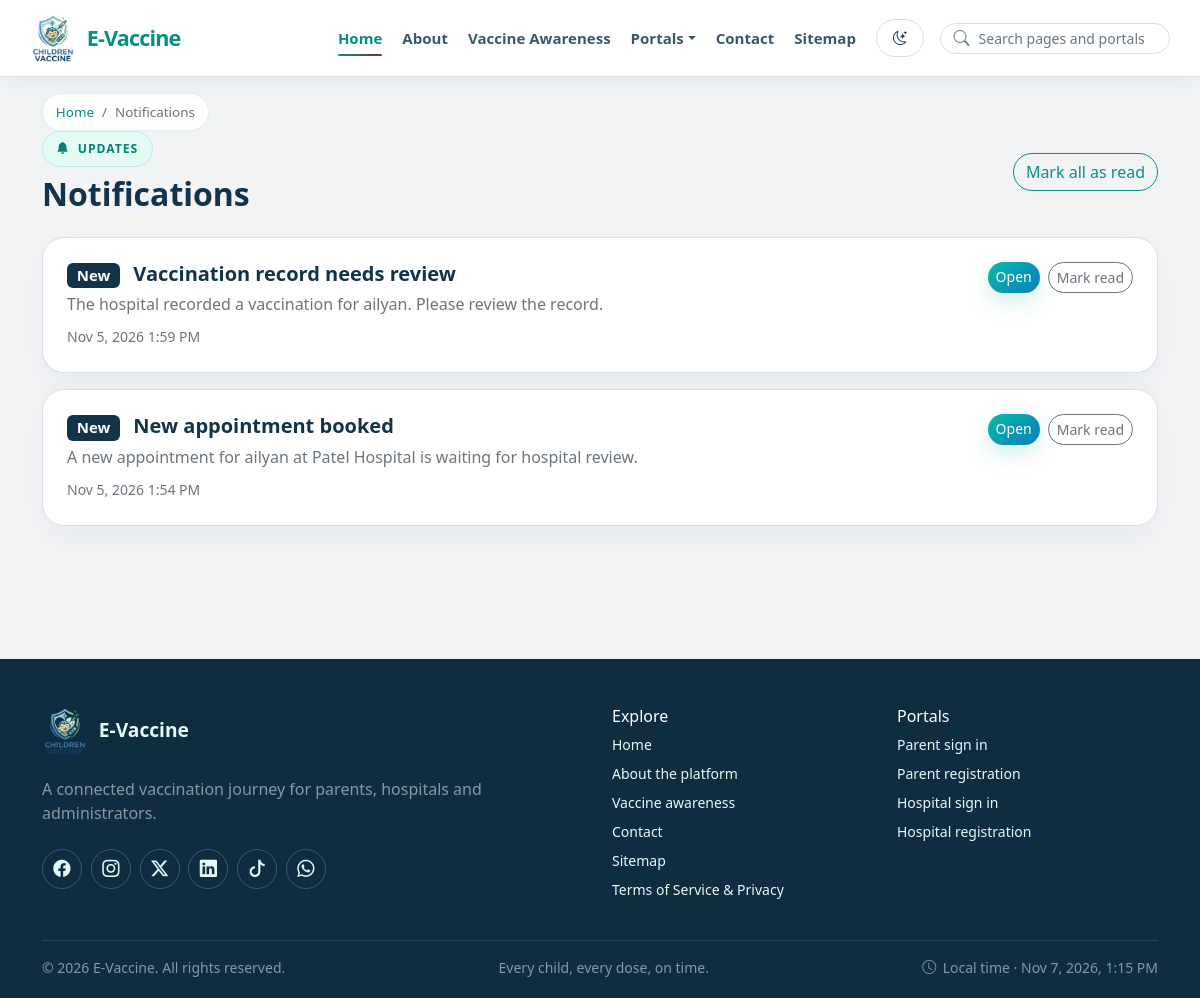
The app's page /notifications.php (signed in) with its own data.
### tables this page shows
CREATE TABLE `notifications` (
  `id` bigint(20) UNSIGNED NOT NULL,
  `recipient_type` enum('parent','hospital','admin') NOT NULL,
  `recipient_id` int(11) NOT NULL,
  `title` varchar(120) NOT NULL,
  `message` varchar(500) NOT NULL,
  `target_url` varchar(255) NOT NULL DEFAULT '',
  `event_key` varchar(190) DEFAULT NULL,
  `created_at` timestamp NOT NULL DEFAULT current_timestamp(),
  `read_at` timestamp NULL DEFAULT NULL
);

### notifications.php (the view, shortened to what this page needs)
<?php
require __DIR__ . '/config.php';
$recipientType = '';
$recipientId = 0;
if (isset($_SESSION['admin'])) {
    $recipientType = 'admin';
} elseif (isset($_SESSION['hospital_id'])) {
    $recipientType = 'hospital';
    $recipientId = (int)$_SESSION['hospital_id'];
} elseif (isset($_SESSION['user_id']['id'])) {
    $recipientType = 'parent';
    $recipientId = (int)$_SESSION['user_id']['id'];
}
$statement = mysqli_prepare(
    $connect,
    'SELECT id, title, message, target_url, created_at, read_at
     FROM notifications
     WHERE recipient_type = ? AND recipient_id = ?
     ORDER BY created_at DESC, id DESC
     LIMIT 100'
);
$notifications = [];
if (!$statement) {
    error_log('E-Vaccine notifications list could not be prepared: ' . mysqli_error($connect));
    $notificationError = 'Notifications are temporarily unavailable.';
} else {
    mysqli_stmt_bind_param($statement, 'si', $recipientType, $recipientId);
    if (mysqli_stmt_execute($statement)) {
        $result = mysqli_stmt_get_result($statement);
        if ($result) {
            while ($row = mysqli_fetch_assoc($result)) {
                $notifications[] = $row;
            }
        } else {
            error_log('E-Vaccine notifications list results could not be read: ' . mysqli_stmt_error($statement));
            $notificationError = 'Notifications are temporarily unavailable.';
        }
    } else {
        error_log('E-Vaccine notifications list query failed: ' . mysqli_stmt_error($statement));
        $notificationError = 'Notifications are temporarily unavailable.';
    }
}
require __DIR__ . '/includes/site-header.php';
$scriptDirectory = str_replace('\\', '/', dirname((string)($_SERVER['SCRIPT_NAME'] ?? '')));
if ($scriptDirectory === '.' || $scriptDirectory === '/') {
    $scriptDirectory = '';
}
$notificationBase = rtrim($scriptDirectory, '/') . '/';
?>
<main class="container section-space">
    <div class="d-flex flex-wrap justify-content-between align-items-center gap-3 mb-4">
        <div>
            <span class="eyebrow mb-2"><i class="bi bi-bell-fill" aria-hidden="true"></i> Updates</span>
            <h1 class="h2 fw-bold mb-0">Notifications</h1>
        </div>
        <?php if ($notifications): ?>
            <form method="post">
                <button class="btn btn-outline-vax rounded-pill" type="submit" name="mark_all" value="1">Mark all as read</button>
            </form>
        <?php endif; ?>
    </div>
    <?php if (!$notifications): ?>
        <div class="surface-card p-5 text-center">
            <i class="bi bi-bell display-5 text-secondary" aria-hidden="true"></i>
            <p class="text-secondary mt-3 mb-0">You have no notifications yet.</p>
        </div>
    <?php else: ?>
        <div class="d-grid gap-3">
            <?php foreach ($notifications as $notification): ?>
                <?php
                $targetUrl = trim((string)$notification['target_url']);
                $createdAt = strtotime($notification['created_at']);
                ?>
                <article class="surface-card p-4 <?= $notification['read_at'] === null ? 'border-primary' : '' ?>">
                    <div class="d-flex flex-wrap justify-content-between align-items-start gap-3">
                        <div class="flex-grow-1">
                            <h2 class="h5 fw-bold mb-1">
                                <?php if ($notification['read_at'] === null): ?><span class="badge text-bg-primary me-2">New</span><?php endif; ?>
                                <?= site_escape($notification['title']) ?>
                            </h2>
                            <p class="text-secondary mb-2"><?= site_escape($notification['message']) ?></p>
                            <?php if ($createdAt !== false): ?><time class="small text-secondary" datetime="<?= date('c', $createdAt) ?>"><?= date('M j, Y g:i A', $createdAt) ?></time><?php endif; ?>
                        </div>
                        <div class="d-flex flex-wrap gap-2">
                            <a class="btn btn-sm btn-vax rounded-pill" href="<?= site_escape($notificationBase . $targetUrl) ?>">Open</a>
                            <?php if ($notification['read_at'] === null): ?>
                                <form method="post">
                                    <button class="btn btn-sm btn-outline-secondary rounded-pill" type="submit">Mark read</button>
                                </form>
                            <?php endif; ?>
                        </div>
                    </div>
                </article>
            <?php endforeach; ?>
        </div>
    <?php endif; ?>
</main>
<?php require __DIR__ . '/includes/site-footer.php'; ?>

### includes/theme.css (style rules this page uses)
:root { --evax-navy: #12334a; --evax-teal: #078f87; --evax-wine: #7a2846; --evax-light-grey: #f1f3f5; --evax-white: #ffffff; --evax-muted: #687782; --evax-border: #d7dfe4; --bs-primary: var(--evax-navy); --bs-primary-rgb: 18, 51, 74; --bs-success: var(--evax-teal); --bs-success-rgb: 7, 143, 135; --bs-danger: var(--evax-wine); --bs-danger-rgb: 122, 40, 70; --bs-body-bg: var(--evax-light-grey); --bs-body-color: var(--evax-navy); --bs-secondary-color: var(--evax-muted); --bs-border-color: var(--evax-border); --bs-link-color: var(--evax-teal); --bs-link-hover-color: var(--evax-wine); }
* { scrollbar-color: var(--evax-muted) var(--evax-light-grey); }
body { background-color: var(--evax-light-grey) !important; color: var(--bs-body-color) !important; font-family: "Segoe UI", Arial, sans-serif !important; }
html { background-color: var(--evax-light-grey); }
.bg-white, .card, .surface-card, form.bg-white, .report-sheet, .portal-card, .overview-box, .dashboard-card { color: var(--bs-body-color); background-color: var(--evax-white) !important; }
.border-primary { border-color: #12334a !important; }
.card, .surface-card, .report-sheet, .portal-card, .overview-box, .dashboard-card { border-color: var(--evax-border) !important; }

### includes/site-header.php (style rules this page uses)
:root { --vax-ink: #12334a; --vax-muted: #687782; --vax-teal: #078f87; --vax-blue: #7a2846; --vax-soft: #f1f3f5; --vax-line: #d7dfe4; --vax-shadow: 0 20px 55px rgba(18, 51, 74, .09); --vax-shadow-hover: 0 24px 55px rgba(18, 51, 74, .13); --vax-page: #f1f3f5; --vax-surface: rgba(255,255,255,.92); --vax-heading: #12334a; }
* { box-sizing: border-box; }
html { scroll-padding-top: 90px; }
body { margin: 0; color: var(--vax-ink); background: var(--vax-page); font-family: "Segoe UI", Arial, sans-serif; overflow-x: hidden; }
main { min-height: 60vh; }
.eyebrow { display: inline-flex; align-items: center; gap: .5rem; padding: .5rem .85rem; border: 1px solid #bdece4; border-radius: 999px; color: #087f77; background: #e4faf5; font-size: .76rem; font-weight: 800; letter-spacing: .08em; text-transform: uppercase; }
.section-space { padding-bottom: clamp(3.5rem, 7vw, 6.5rem); }
.surface-card { height: 100%; border: 1px solid var(--vax-line); border-radius: 22px; background: var(--vax-surface); box-shadow: 0 12px 35px rgba(18, 51, 74, .045); transition: border-color .28s ease, box-shadow .28s ease, transform .28s ease; }
.btn-vax { border: 0; color: #fff; background: linear-gradient(135deg, #0bb9a8, #087fbd); box-shadow: 0 9px 22px rgba(7, 155, 145, .17); transition: box-shadow .25s ease, transform .25s ease, filter .25s ease; }
.btn-outline-vax { border-color: var(--vax-teal); color: var(--vax-teal); transition: color .22s ease, background-color .22s ease, transform .22s ease; }

### records on screen
notifications: shows "New", title "Vaccination record needs review", message "The hospital recorded a vaccination for ailyan. Please review the record.", created_at "Nov 5, 2026 1:59 PM"
notifications: shows "New", title "New appointment booked", message "A new appointment for ailyan at Patel Hospital is waiting for hospital review.", created_at "Nov 5, 2026 1:54 PM"

### other values on screen
site_escape($crumb['label']) "Home"
site_escape($crumb['label']) "Notifications"
